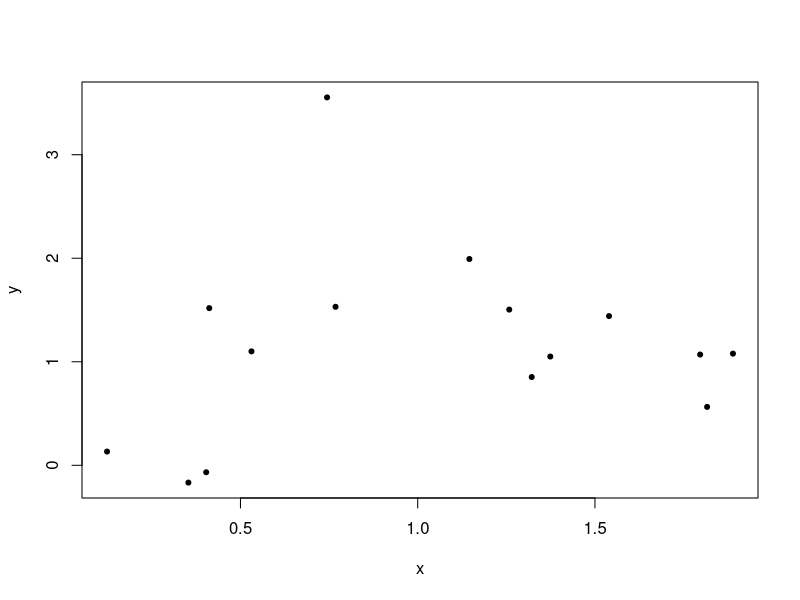
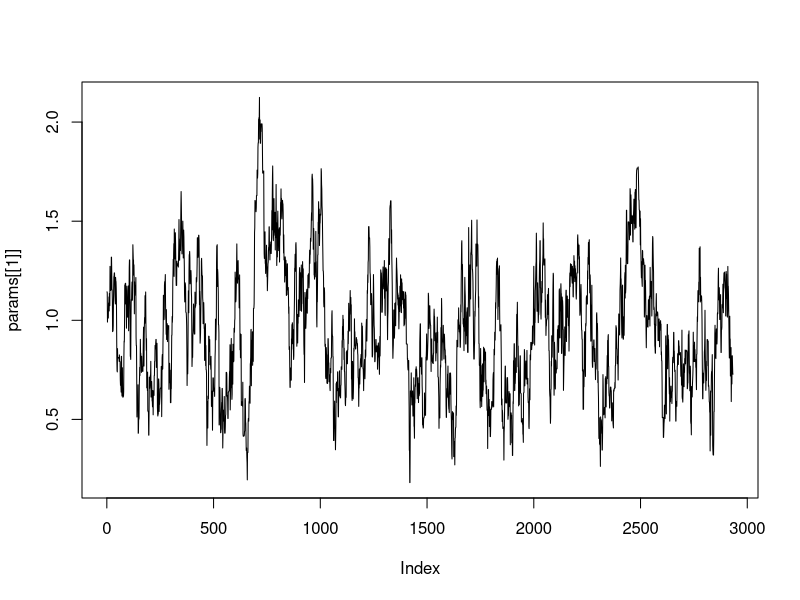

Here is the R script that generated these plots, in order: (Note: this script raises an error after producing the figures.)
# Robert and Casella Example 11.4. A linear Jacobian.
# This is Green (1995)'s toy example (with my made up data)
set.seed(1)

n = 15
K = 2
sig = 1
x = runif(n, 0, 2)
y = rnorm(15, 1 + 0.2 * x, sig)

# Number of models
plot(x, y, pch = 20)

calc.post = function(k, theta){
    if (k == 1){
        # likelihood
        out = sum(dnorm(y, theta[1], sig, log = TRUE))
        # priors
        out = out + log(1/K) # prior probability that the model is K
        out = out + dnorm(theta[1], 0, 10, log = TRUE)
        }
    if (k == 2){
        # likelihood
        out = sum(dnorm(y, theta[1] + x*theta[2], sig, log = TRUE))
        # priors
        out = out + log(1/K) # prior probability that the model is K
        out = out + dnorm(theta[1], 0, 10, log = TRUE)
        out = out + dnorm(theta[2], 0, 10, log = TRUE)
        }
    return (out)
    }

# Transformation function for moving from model kcurr to kprime
# (kcurr is known implicitly in this case)
Tr = function(kprime, theta, u){
    if (kprime == 1)
        return (c((theta[1] + theta[2]) / 2, (theta[1] - theta[2]) / 2))
    if (kprime == 2)
        return (c(theta - u, theta + u))
    }

Pi = matrix(0.25, K, K)
diag(Pi) = 0.75
# {Pi}_ij = the probability of choosing a jump to model j while in model i
# The rows must sum to 1 (well, not really, in sample() the probabilities are normalized)

nburn = 0
nmcmc = 5000

params = list()
params[[1]] = matrix(0, nburn + nmcmc, 1)
params[[2]] = matrix(0, nburn + nmcmc, 2)
accept = rep(list(double(nburn + nmcmc)), K)
count = rep(1, K)

params[[1]][1,] = mean(y)
params[[2]][1,] = coef(lm(y ~ x))

kcurr = 1
calc.post(1, params[[1]][1,])
calc.post(2, params[[2]][1,])

for (i in 2:(nburn + nmcmc)){
    # Algorithm A.48 Green's Algorithm

    # 1. Select model M_kprime with probability {Pi}_{kcurr,kprime}
    kprime = sample(K, 1, prob = Pi[kcurr,])
    count[kprime] = count[kprime] + 1

    # 2. Generate u ~ g(u), conditioned on kcurr and kprime
    # In this case, only need to generate u if jumping from 
    # model 1 to model 2
    if ((kcurr == 1) && (kprime == 2)){
        u = rnorm(1, 0, 0.1)
    } else {
        u = NULL
        }


    # Proposing candidates
    if (kcurr == kprime){ # Not jumping between models, then this is just regular M-H
        cand = rnorm(NCOL(params[[kcurr]]), params[[kcurr]][count[kcurr]-1,], 0.1)
#       calc.post(kprime, cand)
#       calc.post(kcurr, params[[kcurr]][count[kcurr],])
        if (log(runif(1)) <= calc.post(kprime, cand) -
            calc.post(kcurr, params[[kcurr]][count[kcurr]-1,])){
            params[[kprime]][count[kcurr],] = cand
            accept[[kprime]][count[kcurr]] = 1
        } else {
            params[[kprime]][count[kcurr],] = params[[kprime]][count[kcurr]-1,]
            }
    } else { # Jumping between models (steps 3 and 4)
        # 3. Set candidate parameter vector to the transformation of current
        # parameter and augmented u
        cand = Tr(kprime, params[[kcurr]][count[kcurr],], u)
        if (log(runif(1)) <= calc.post(kprime, cand) - calc.post(kcurr, params[[kcurr]][count[kcurr]+1,]) -
            ifelse(is.null(u), 0, dnorm(u, 0, 0.1, log = TRUE)) + log(kprime / kcurr)){
            params[[kprime]][count[kprime],] = cand[1:NCOL(params[[kprime]])]
            accept[[kprime]][count[kprime]+1] = 1
            kcurr = kprime
        } else {
            params[[kprime]][count[kprime],] = params[[kprime]][count[kprime]-1,]
            }
        }
    }

for (j in 1:K){
    params[[j]] = head(params[[j]], count[j])
    accept[[j]] = head(accept[[j]], count[j])
    }

plot(params[[1]], type = 'l')

par(mfrow = c(2,1),)
plot(params[[2]][,1], pch = 20)
plot(params[[2]][,2], pch = 20)

plot(accept[[1]], pch = 20)
plot(accept[[2]], pch = 20)

mean(accept[[1]])
mean(accept[[2]])


### There are some issues with this, I'm thinking it's mostly because of
### the choice of T_ij (the bijection). If k == 1, the model is only an
### intercept, if k == 2, the model is an intercept and slope. The
### MLEs for each model don't necessarily agree well with T_ij. By that
### I mean, theta_1 = theta - u and theta_2 = theta + u might be a bad choice.
### The problem is much more noticeable if x is generated from runif(n, 0, 15)
